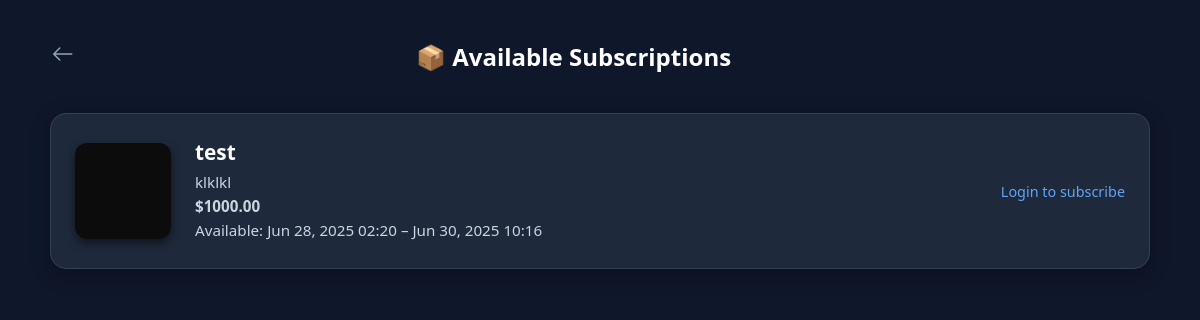
The page /subscriptions/ on the database its author committed.
### powerdigital_app/models.py (models this page shows, shortened)
class SubscriptionItem(models.Model):
    name = models.CharField(max_length=100)
    image = models.ImageField(upload_to='subscriptions/')
    description = models.TextField()
    price = models.DecimalField(max_digits=10, decimal_places=2)
    available_from = models.DateTimeField()
    available_until = models.DateTimeField()
    is_active = models.BooleanField(default=True)

### powerdigital_app/views.py (the view)
# urls.py: path('subscriptions/', views.subscription_list, name='subscription_list'),
def subscription_list(request):
    items = SubscriptionItem.objects.filter(is_active=True)
    subscribed_item_ids = []
    if request.user.is_authenticated:
        subscribed_item_ids = list(
            Subscription.objects.filter(user=request.user).values_list('item_id', flat=True)
        )
    return render(request, 'index/subscription_list.html', {
        'items': items,
        'subscribed_item_ids': subscribed_item_ids
    })

### powerdigital_app/templates/index/subscription_list.html (shortened to what this page needs)
<!DOCTYPE html>
<html lang="en">
<head>
</head>
<body>
  <div class="container">
    <div class="header">
      <a href="javascript:history.back()" title="Go Back">
        <svg xmlns="http://www.w3.org/2000/svg" width="24" height="24" fill="currentColor"
             class="bi bi-arrow-left" viewBox="0 0 16 16">
          <path fill-rule="evenodd"
                d="M15 8a.5.5 0 0 1-.5.5H3.707l3.147 3.146a.5.5 0 0 1-.708.708l-4-4a.5.5 0 0 1 0-.708l4-4a.5.5 0 1 1 .708.708L3.707 7.5H14.5A.5.5 0 0 1 15 8z"/>
        </svg>
      </a>
      <h2>📦 Available Subscriptions</h2>
    </div>
    {% for item in items %}
      <div class="subscription-card">
        <div class="card-content">
          <div class="card-image">
            <img src="{{ item.image.url }}" alt="{{ item.name }}">
          </div>
          <div class="card-details">
            <h3>{{ item.name }}</h3>
            <p>{{ item.description|truncatechars:100 }}</p>
            <p class="price">${{ item.price }}</p>
            <p class="dates">
              Available: {{ item.available_from|date:"M d, Y H:i" }} – {{ item.available_until|date:"M d, Y H:i" }}
            </p>
          </div>
          <div class="card-action">
            {% if user.is_authenticated %}
              {% if item.id in subscribed_item_ids %}
                <button type="button" class="subscribed" disabled>✅ Subscribed</button>
              {% else %}
                <form method="post" action="{% url 'subscribe_to_item' item.id %}">
                  {% csrf_token %}
                  <button type="submit">Subscribe</button>
                </form>
              {% endif %}
            {% else %}
              <a href="{% url 'login' %}">Login to subscribe</a>
            {% endif %}
          </div>
        </div>
      </div>
    {% empty %}
      <p class="no-items">No subscription items available at the moment.</p>
    {% endfor %}
  </div>
</body>
</html>

### powerdigital_app/templates/index/subscription_list.html (style rules this page uses)
body { background-color: #0f172a; color: #e2e8f0; font-family: 'Segoe UI', Tahoma, Geneva, Verdana, sans-serif; margin: 0; padding: 40px 20px; }
.container { max-width: 1100px; margin: auto; }
.header { display: flex; align-items: center; gap: 12px; margin-bottom: 40px; }
.header a { color: #94a3b8; text-decoration: none; transition: color 0.2s; }
.header h2 { font-size: 1.5rem; color: #ffffff; margin: 0; margin-left: 30%; }
.subscription-card { background: #1e293b; border: 1px solid #334155; border-radius: 16px; padding: 24px; margin-bottom: 24px; display: flex; flex-direction: column; gap: 20px; box-shadow: 0 5px 20px rgba(0, 0, 0, 0.3); transition: box-shadow 0.3s ease; }
.card-content { display: flex; flex-direction: row; gap: 24px; align-items: center; }
.card-image { width: 96px; height: 96px; overflow: hidden; border-radius: 12px; box-shadow: 0 4px 10px rgba(0, 0, 0, 0.5); flex-shrink: 0; }
.card-image img { width: 100%; height: 100%; object-fit: cover; }
.card-details { flex-grow: 1; }
.card-details h3 { margin: 0 0 6px; font-size: 1.3rem; color: #ffffff; }
.card-details p { margin: 4px 0; font-size: 0.95rem; color: #cbd5e1; }
.price { font-weight: bold; color: #10b981; }
.dates { font-size: 0.8rem; color: #94a3b8; margin-top: 4px; }
.card-action { text-align: right; }
.card-action a { color: #60a5fa; font-size: 0.9rem; text-decoration: none; }

### rows shown on the page
SubscriptionItem: image (picture), name "test", description "klklkl", price "1000.00", available_from "Jun 28, 2025 02:20", available_until "Jun 30, 2025 10:16"
